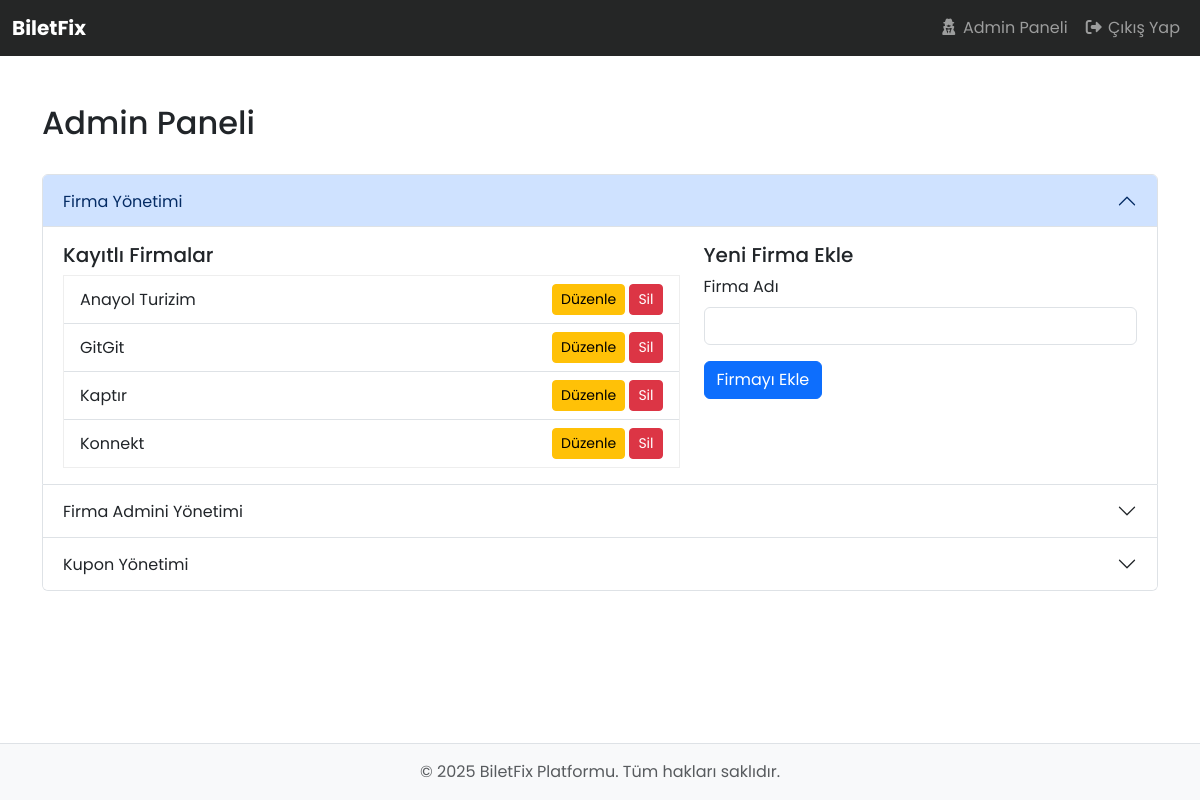
The app's page /index.php?page=admin-dashboard (signed in) with its own data.
### tables this page shows
CREATE TABLE "bus_companies" (
	"id"	TEXT,
	"name"	TEXT NOT NULL UNIQUE,
	"logo_path"	TEXT,
	"created_at"	TIMESTAMP,
	PRIMARY KEY("id")
);

### app/controllers/AdminController.php (called while the page is built, shortened)
<?php
class AdminController{
    public function showDashboard(){
        $companyModel = new Company();
        $companies = $companyModel->getAllCompanies();
        require_once __DIR__ . '/../../views/admin/dashboard.php';
    }
}

### app/core/Database.php (called while the page is built)
<?php
function getDatabaseConnection() {
    static $connection = null;
    if($connection === null){
        try{
            $path = __DIR__ . '/../../database/database.db';
            $connection = new PDO("sqlite:" . $path);
            $connection->setAttribute(PDO::ATTR_ERRMODE, PDO::ERRMODE_EXCEPTION);
        }catch(PDOException $e){
            die("Veritabanı bağlantı hatası: " . $e->getMessage());
        }
    }
    return $connection;
}

### app/models/Company.php (called while the page is built, shortened)
<?php
class Company{
    private $db;
    public function __construct(){
        $this->db = getDatabaseConnection();
    }
    public function getAllCompanies(){
        $sql = "SELECT * FROM bus_companies ORDER BY name ASC";
        $statement = $this->db->query($sql);
        return $statement->fetchAll(PDO::FETCH_ASSOC);
    }
}

### views/admin/dashboard.php (the view, shortened to what this page needs)
<?php require_once __DIR__ . '/../layout/header.php'; ?>
<div class="container mt-5">
    <div class="d-flex justify-content-between align-items-center mb-4">
        <h2>Admin Paneli</h2>
    </div>
    <div class="accordion" id="adminAccordion">
        <div class="accordion-item">
            <h2 class="accordion-header" id="headingCompanies">
                <button class="accordion-button" type="button" data-bs-toggle="collapse" data-bs-target="#collapseCompanies" aria-expanded="true" aria-controls="collapseCompanies">
                    Firma Yönetimi
                </button>
            </h2>
            <div id="collapseCompanies" class="accordion-collapse collapse show" aria-labelledby="headingCompanies" data-bs-parent="#adminAccordion">
                <div class="accordion-body">
                    <div class="row">
                        <div class="col-md-7 mb-3 mb-md-0">
                            <h5>Kayıtlı Firmalar</h5>
                            <div style="max-height: 300px; overflow-y: auto; border: 1px solid #eee; padding: 0;">
                                <?php if (empty($companies)): ?>
                                    <p class="p-3">Henüz kayıtlı bir firma bulunmamaktadır.</p>
                                <?php else: ?>
                                    <ul class="list-group list-group-flush">
                                        <?php foreach ($companies as $company): ?>
                                            <li class="list-group-item d-flex justify-content-between align-items-center">
                                                <?php echo htmlspecialchars($company['name']); ?>
                                                <span>
                                                    <a href="/index.php?page=edit-company&id=<?php echo $company['id']; ?>" class="btn btn-sm btn-warning">Düzenle</a>
                                                    <a href="/index.php?page=delete-company&id=<?php echo $company['id']; ?>" class="btn btn-sm btn-danger" onclick="return confirm('Bu firmayı silmek istediğinizden emin misiniz?');">Sil</a>
                                                </span>
                                            </li>
                                        <?php endforeach; ?>
                                    </ul>
                                <?php endif; ?>
                            </div>
                        </div>
                        <div class="col-md-5">
                            <h5>Yeni Firma Ekle</h5>
                            <form action="/index.php?page=add-company" method="POST">
                                <div class="mb-3">
                                    <label for="company_name" class="form-label">Firma Adı</label>
                                    <input type="text" class="form-control" id="company_name" name="company_name" required>
                                </div>
                                <button type="submit" class="btn btn-primary">Firmayı Ekle</button>
                            </form>
                        </div>
                    </div>
                </div>
            </div>
        </div>
        <div class="accordion-item">
            <h2 class="accordion-header" id="headingAdmins">
                <button class="accordion-button collapsed" type="button" data-bs-toggle="collapse" data-bs-target="#collapseAdmins" aria-expanded="false" aria-controls="collapseAdmins">
                    Firma Admini Yönetimi
                </button>
            </h2>
        </div>
        <div class="accordion-item">
            <h2 class="accordion-header" id="headingCoupons">
                <button class="accordion-button collapsed" type="button" data-bs-toggle="collapse" data-bs-target="#collapseCoupons" aria-expanded="false" aria-controls="collapseCoupons">
                    Kupon Yönetimi
                </button>
            </h2>
        </div>
    </div> </div>
<?php require_once __DIR__ . '/../layout/footer.php'; ?>

### views/layout/header.php (style rules this page uses)
body { display: flex; flex-direction: column; min-height: 100vh; font-family: "Poppins", sans-serif !important; }

### records on screen
bus_companies: name "Anayol Turizim"
bus_companies: name "GitGit"
bus_companies: name "Kaptır"
bus_companies: name "Konnekt"
